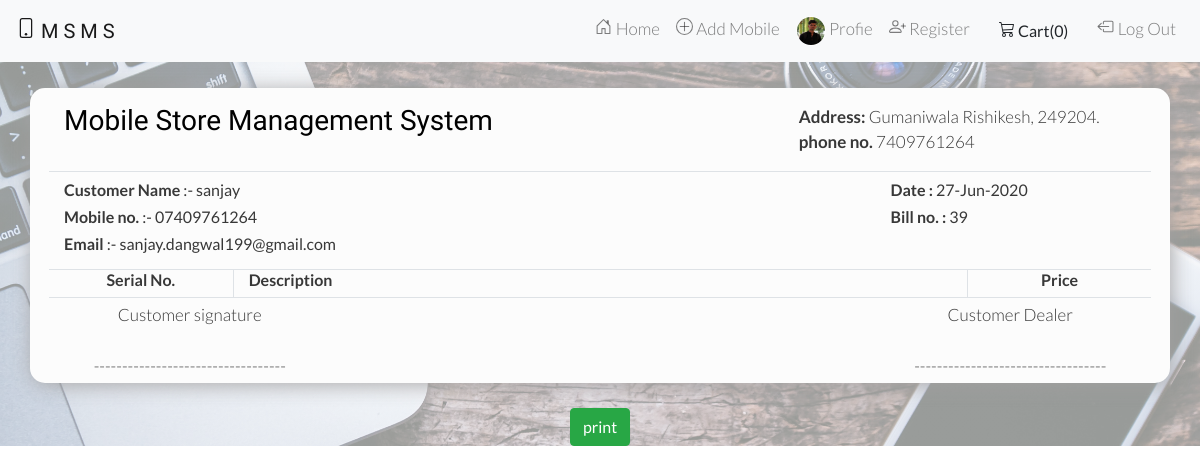
The app's page /checkout/bill/39 (signed in) with its own data.
### mobsms/models.py (models this page shows, shortened)
class Profile(models.Model):
    user = models.OneToOneField(User,on_delete = models.CASCADE)
    phone = models.CharField(default='',max_length=12,validators=[validatePhone])
    DOB = models.DateField(auto_now=False, auto_now_add=False,blank=True,null=True,validators=[validateDate])
    image = models.ImageField(upload_to='profile_pic',default='profile_pic/default.png')

class checkout(models.Model):
    full_name = models.CharField(max_length=50,blank=False)
    email = models.EmailField(max_length=50,blank=False)
    phone_no = models.CharField(max_length=15,validators=[validatePhone])
    cart = models.TextField(blank=False )
    date = models.DateField(auto_now=False, auto_now_add=False,default=timezone.now)
    total_price = models.IntegerField(blank=False,validators=[validatePrice])

### mobsms/views.py (the view)
# urls.py: path('checkout/bill/<int:Id>',mobsms_views.bill,name='bill'),
@login_required
def bill(request,Id):
    get_check = checkout.objects.filter(id = Id)
    return render(request,'mobsms/bill.html',{'full_name':get_check.first().full_name,'email':get_check.first().email,'phone_no':get_check.first().phone_no,'total_price':get_check.first().total_price,'cart':get_check.first().cart,'date':get_check.first().date,'id':get_check.first().id})

### mobsms/templates/mobsms/bill.html (shortened to what this page needs)
{% extends 'mobsms/basic.html' %}
{% block links %}
{% load static %}
<link rel="stylesheet" href="{% static 'mobsms/style.css' %}" type="text/css">
{% endblock %}
{% block body %}
<div class="back">
    <br>
    <div class="container my-container" id = 'print'>
        <div id="bill-box">
            <div class="row py-3 mx-1 border-bottom">
                <div class="col-md-8">
                    <span>
                        <h3> Mobile Store Management System</h3>
                    </span>
                </div>
                <div class="col-md-4">
                    <span><strong>Address:</strong> Gumaniwala Rishikesh, 249204.</span><br>
                    <span><strong>phone no.</strong> 7409761264</span>
                </div>
            </div>
            <div class="row border-bottom mx-1 py-2">
                <div class="col-md-9">
                    <h6><strong>Customer Name </strong>:- {{full_name}}</h6>
                    <h6><strong>Mobile no. </strong>:- {{phone_no}}</h6>
                    <h6><strong>Email </strong>:- {{email}}</h6>
                </div>
                <div class="col-md-3">
                    <h6><strong>Date : </strong>{{date|date:'d-M-Y'}}</h6>
                    <h6><strong>Bill no. : </strong>{{id}}</h6>
                </div>
            </div>
            <div class="row border-bottom mx-1">
                <div class="col-md-2" style="text-align:center">
                    <h6><strong>Serial No.</strong></h6>
                </div>
                <div class="col-md-8 border-left">
                    <h6><strong>Description</strong></h6>
                </div>
                <div class="col-md-2 border-left" style="text-align:center">
                    <h6><strong>Price</strong></h6>
                </div>
            </div>
        </div>
        <div class="row my-1 mx-2">
            <div class="col-md-3" style="text-align: center">
                <span>Customer signature</span><br><br>----------------------------------
            </div>
            <div class="col-md-6"></div>
            <div class="col-md-3" style="text-align: center">
                <span>Customer Dealer</span><br><br>----------------------------------
            </div>
        </div>
    </div>
    <br>
    <center>
<button onclick="printBill()" class="btn btn-success">print</button>
    </center>
</div>
{% endblock %}

### mobsms/templates/mobsms/basic.html (shortened to what this page needs)
<!DOCTYPE html>
<html lang="en">
<head>
    {% load static %}
    <link rel="stylesheet" href="https://maxcdn.bootstrapcdn.com/bootstrap/4.0.0/css/bootstrap.min.css">
    {% block links %}
    {% endblock%}
</head>
<body>
    <nav class="navbar navbar-expand-lg sticky-top">
        <a class="navbar-brand" href="{% url 'home' %}" style="font-family: 'Trade Winds', sans-serif;"> M S M S </a>
        <div class="collapse navbar-collapse justify-content-end" id="navbarNavAltMarkup">
            <div class="navbar-nav">
                {% if user.is_authenticated %}
                <a class="nav-item nav-link " href="{% url 'home' %}"> Home</a>
                {% if user.is_staff %}
                <a class="nav-item nav-link " href="{% url 'add phone' %}"> Add Mobile</a>
                {% endif %}
                <a class="nav-item nav-link {% if request.get_full_path == '/profile/' %}active{% endif %}" href="{% url 'profile' %}"><img src="{{user.profile.image.url}}" style="height:30px;width:30px;border-radius: 50%;border: 1px solid #ffffff"> Profie</a>
                {% if user.is_staff %}
                <a class="nav-item nav-link " href="{% url 'register' %}"> Register</a>
                {% endif %}
                <button type="button" class="btn btn-light mx-2" data-html=true id="popcart" data-container="body" data-toggle="popover" data-placement="bottom" data-content="Vivamus
sagittis lacus vel augue laoreet rutrum faucibus.">
                    Cart(<span id="cart">0</span>)
                </button>
                <a class="nav-item nav-link " href="{% url 'logout' %}"> Log Out</a>
                {% endif %}
            </div>
        </div>
    </nav>
    {% block body %} {% endblock %}
</body>
</html>

### mobsms/static/mobsms/style.css (style rules this page uses)
* { margin: 0; padding: 0; box-sizing: border-box; }
body { font-family: 'lato', 'arial', sans-serif; color: #000000; font-weight: 300; font-size: 17px; text-rendering: optimizeLegibility; }
.back { background-image: linear-gradient(rgba(0, 0, 0, 0.69), rgba(0, 0, 0, 0.69)), url("back.jpg"); background-size: cover; background-attachment:fixed; height: 100%; }
.back .my-container { background-color: #fcfcfc; margin: auto; align-content: center; color: #383838; border-radius: 15px; box-shadow: 2px 2px 20px rgba(162, 161, 161, 0.89); }
span h3 { font-family: 'Trade Winds', sans-serif; }
h6, h5 { line-height: 1.2; }
strong { font-weight: bold; }
@media (prefers-color-scheme: light) { .back { background-image: linear-gradient(rgba(255, 255, 255, 0.50), rgba(255, 255, 255, 0.50)), url("back.jpg"); } }
@media (prefers-color-scheme: light) { h3 { color: #000000; } }

### records on screen
checkout: full_name "sanjay", phone_no "07409761264", email "sanjay.dangwal199@gmail.com", date "27-Jun-2020"

### other values on screen
{{ id }} "39"
